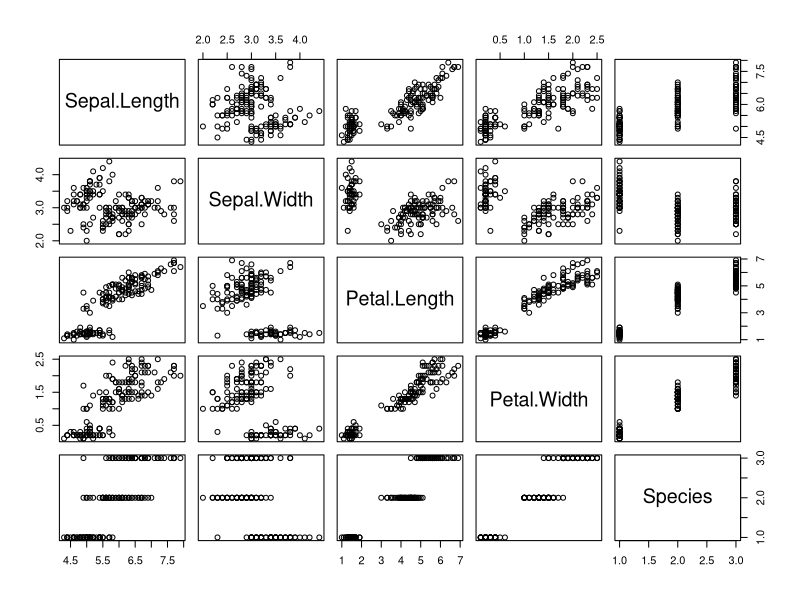
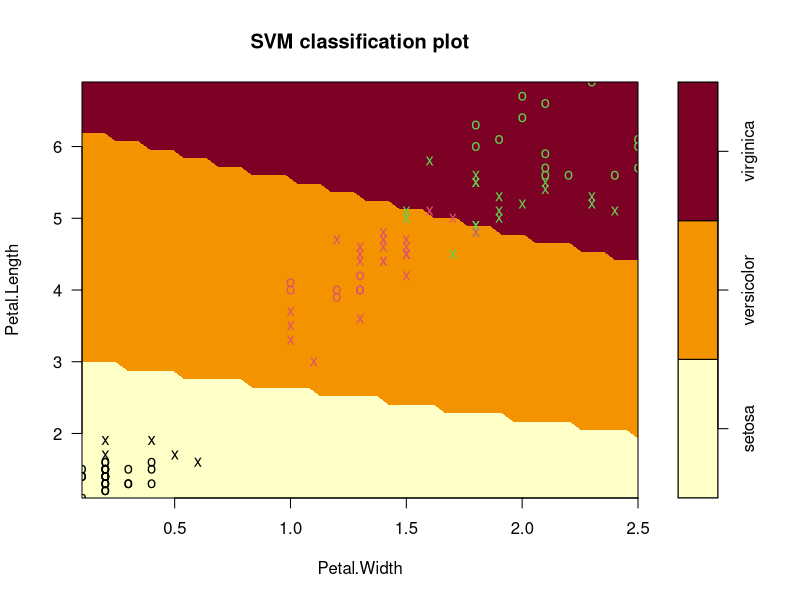
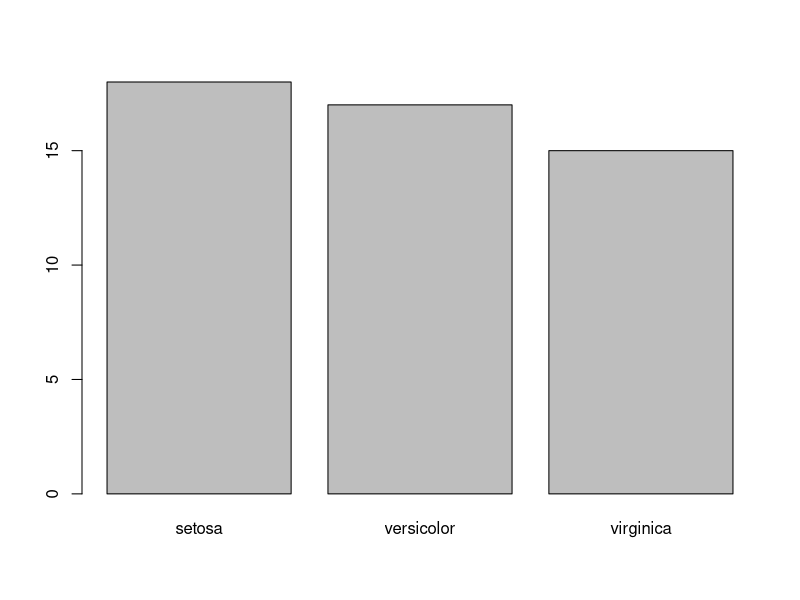

Here is the R script that generated these plots, in order:
#Loading Packages and Libraries
install.packages("caret")
install.packages("caretEnsemble")
library(caret)
library(e1071)


#Plotting Dataset to see how it looks like
plot(iris)
s<- sample(150,100)
col<- c("Petal.Length", "Petal.Width", "Species")
iris_train <- iris[s,col]
iris_test <- iris[-s,col]

#Building SVM-Linear Model
svmfit <- svm(Species~., data=iris_train, kernel="linear", cost=0.1, scale=FALSE)
print(svmfit)
plot(svmfit, iris_train[,col])


#Cross-Validation Using tune() function:
tuned <- tune(svm, Species~., data=iris_train, kernel="linear", ranges = list(cost=c(0.001, 0.01, 0.1, 1, 10, 100)))
summary(tuned)


#Predicting using Test set
p <- predict(svmfit, iris_test[,col], type="class")
plot(p)
table(p, iris_test[,3])
mean(p == iris_test[,3])